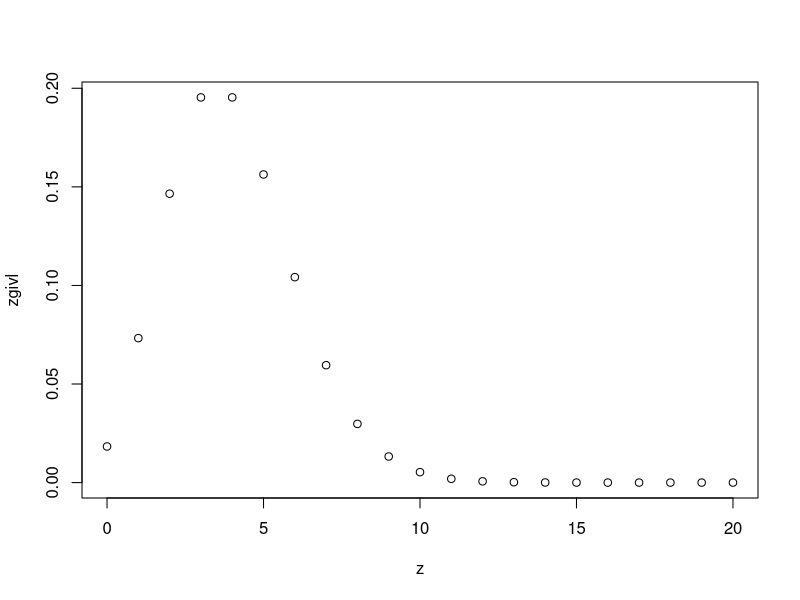
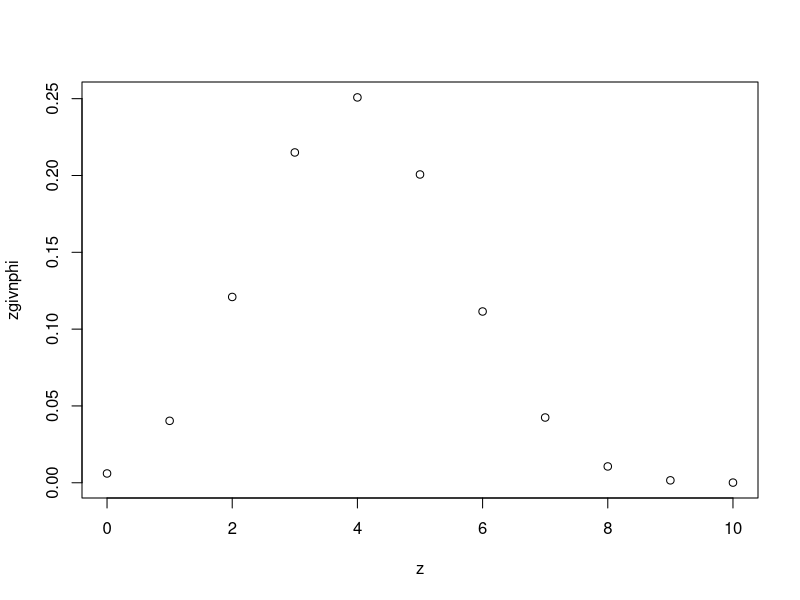
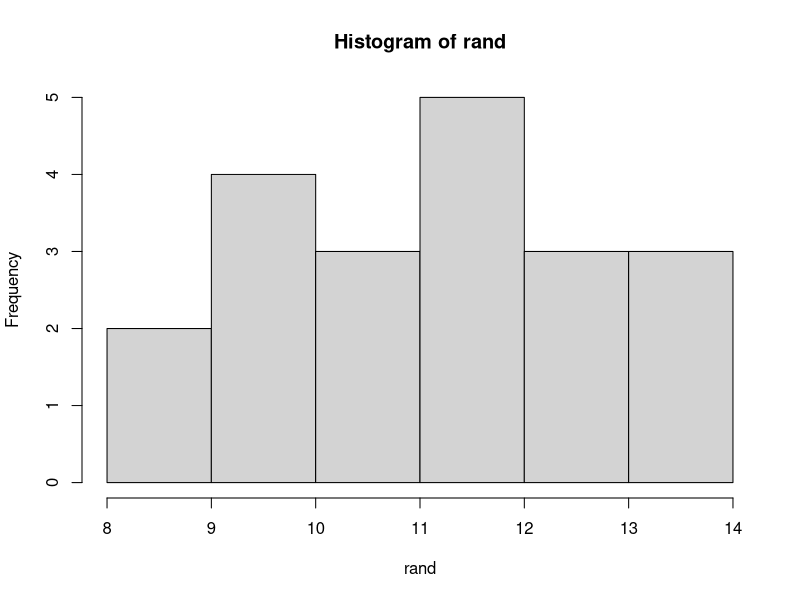
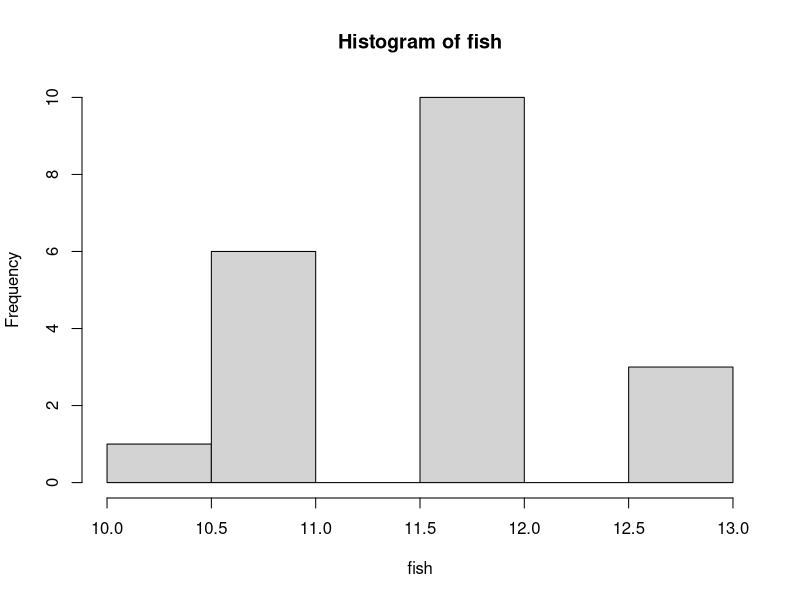
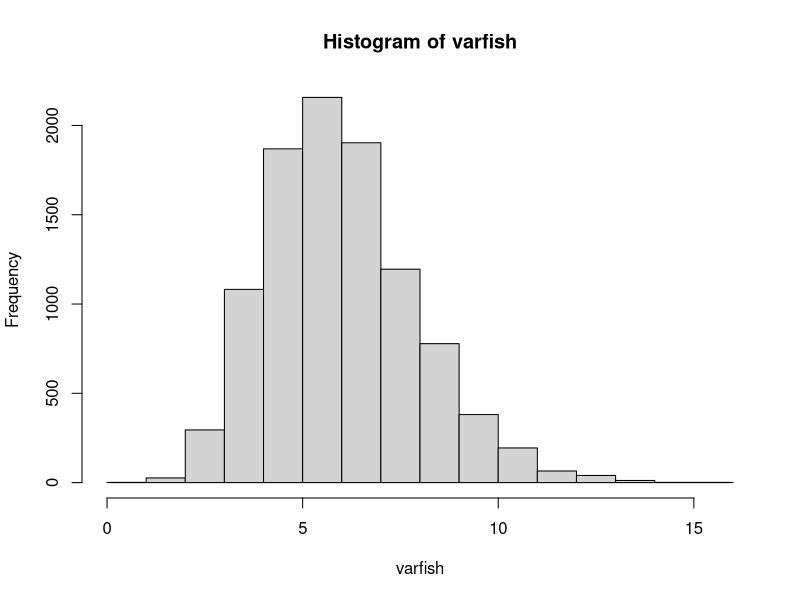
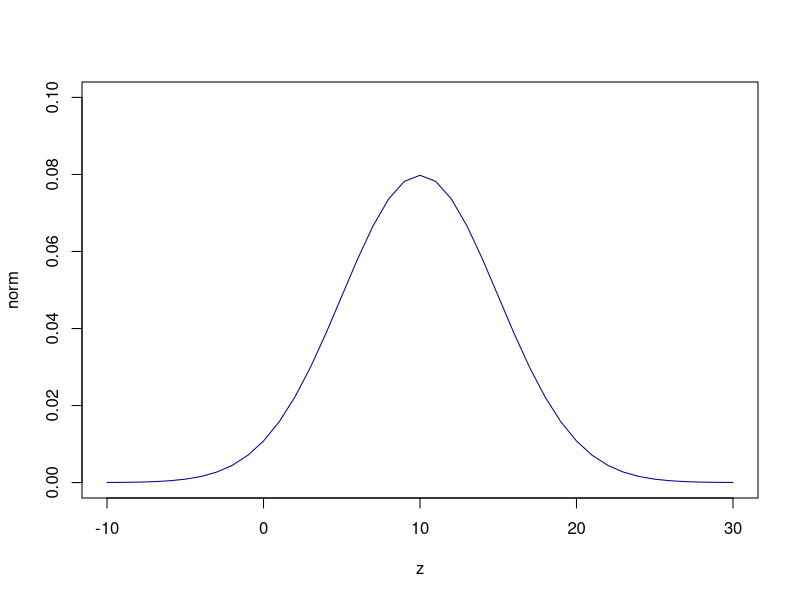
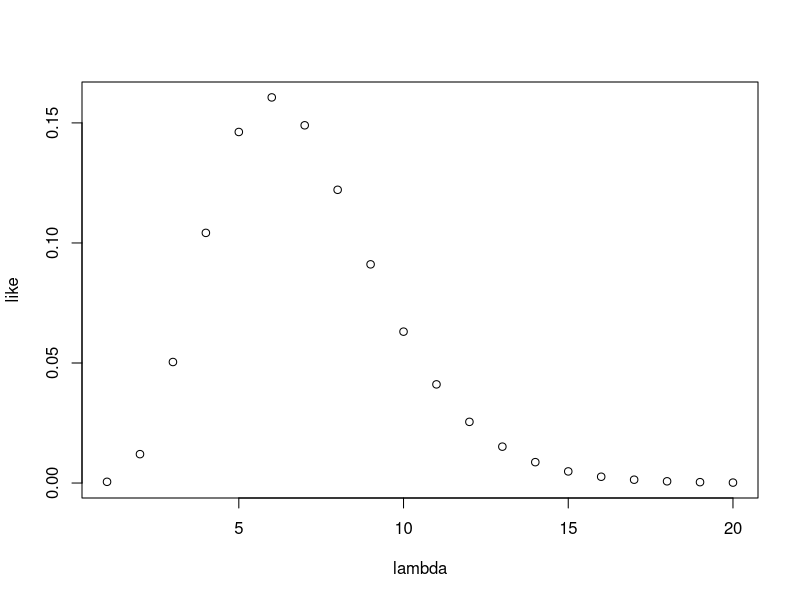
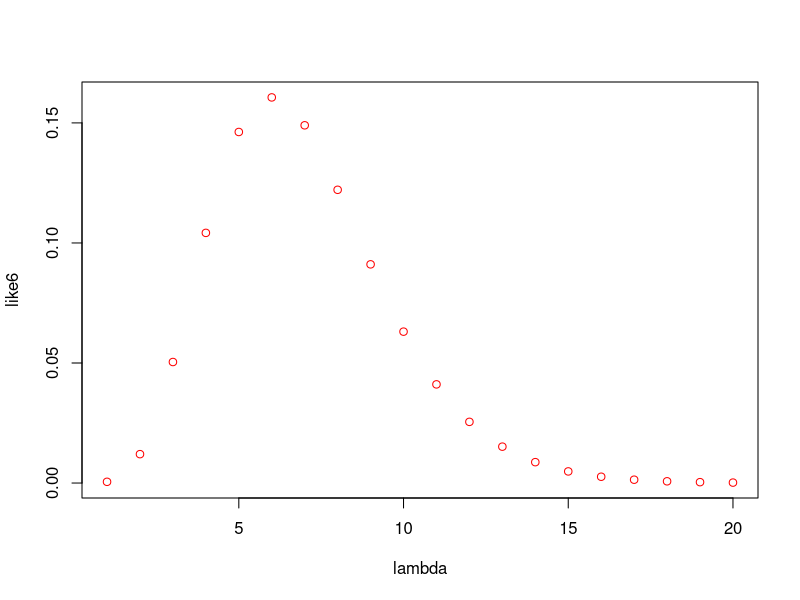

The R script that drew these images, in order:
## ---- chunk 1
knitr::opts_chunk$set(echo = TRUE)
## ---- chunk 2
l <- 4
z <- seq(from = 0,to = 20,by =1)
  

pois <- function(z,l){ 
  zgivl <- ((l^z)/factorial(z))*exp(-1*l)
}

zgivl <- pois(z,l)

mu <- sum(z*zgivl)
sig <- (z-mu)^2*zgivl
add <- sum((z-mu)^2*zgivl)

plot(z, zgivl)

#the mean is not at 4 because there is an infinite amount of option for counts we could take. 
## ---- chunk 3
z <- seq(from =0, to =10, by =1)
phi = 0.4
n <- 10
nz <- factorial(n)/(factorial(z)*factorial(n-z))

bino <- function(n, z, phi){
  probz <- nz*(phi^z)*((1-phi)^(n-z))
}

zgivnphi <- bino(n, z, phi)

#mean 
mu <- sum(z*zgivnphi)
sig <- (z-mu)^2*zgivnphi
#variance
add <- sum((z-mu)^2*zgivnphi)

plot(z, zgivnphi)

## ---- chunk 4
fish <- read.csv("fish_choice.csv")
phi = 0.5

fish <- as.numeric(fish$n)
mu <- mean(fish)
sig <- phi*24*(1-phi)

add <- sum(phi*24*(1-phi))
 
## ---- chunk 5
#we're making a data set 
# of randoms 
#input for random binomial (number of repetitions, number of trials, phi probability of success)

rand <- rbinom(20, 24, 0.5)
hist(rand)
hist(fish)
# if wanted to make a loop of many of these random data sets and ordering their variances to see if we can get the 0.6 variance these authors report. 

varfish <- NA
for (i in 1:10000) { 
  varfish[i] <- var(rbinom(20,24,0.5))
}
hist(varfish)
sort(varfish, decreasing = FALSE)

## ---- chunk 6
#Given the following variables. Chose z as it centers around the moment, which in a normal distribution is mu
mu <- 10 
sig <- 5 
z <- seq( from = -10, to = 30, by =1)

norm <- dnorm(z, mu, sig)
plot(z, norm, col = "darkblue", ylim = c(0, 0.1), type = "l")
## ---- chunk 7
#making a poisson if we know a data point and the lambda
pois <- dpois( x= 14, lambda = 20)
## ---- chunk 8
#plotting a likelihood with only one known point for several possible lambdas
#assumes your data are Poisson distributed
#searching across the parameters to see what is most likley 

lambda <- seq(from = 1, to = 20, by =1)
like <- dpois( x= 6, lambda = lambda)

plot(lambda, like)
## ---- chunk 9
#the joint probability of drawing sample 1, sample 2 (6 and then 8)
lambda <- seq(from = 1, to = 20, by =1)
like6 <- dpois( x= 6, lambda = lambda)
like8 <- dpois (x=8, lambda = lambda)

prod <- like6*like8

plot(lambda, like6, col= "red")
plot(lambda, prod, col = "blue")

## ---- chunk 10
x<- rpois(n= 100, lambda = 20)
lambda <- seq(from = 15, to = 25, by =.25)
prob <- NA

for (i in 1:length(lambda)) {
  prob[i] <- sum(dpois(x = x, lambda= lambda[i], log=T))
}

#limit plot to be able to see the max and guesstimate the confidence intervals 
plot(lambda, prob, xlim = c(18,22), ylim = c(-300, -280))
## ---- chunk 11
x <- rnorm(10, mean=10, sd =3)

mu <- seq(1, 20, 1)
sigma <- 3
#sigma is variance
prob <- NA

for (i in 1:length(mu)) {
  prob[i] <- sum(dnorm(x = x, mean = mu[i], sd= 3, log=T))
}

plot(mu, prob, ylim = c(-30, -20), xlim = c(7,15))
## ---- chunk 12
#making our own pois like function, later in the nln as the function to minimize

# first try to get used to the function
#works
poislike <- function(data, lambda){
 y<- -sum(dpois(x = x, lambda= lambda, log=T))
}

## ---- chunk 13
#P is vector of parameters
#yhat is lambda values 
#this returns the negative log likelihood

poislik <- function (P, data) { 
  yhat <- P[1]
  lik <- -sum(dpois(x= data, lambda = yhat, log=T))
  return(lik)
}

#setting data 
data <- rpois(n= 100, lambda = 20)
#non linear minimization
nlm(poislik, p = c(1), data =data)
#we're interested in the estimate and minimum (which is of the negative minimum log likelihood)
#can check by comparing $estimate from nlm and the mean(data), should be very close. 
mean(data)
## ---- chunk 14
# generate a random data set with these variables 
set.seed(30)
x <- seq(from = 6, to =25, by =1)
e <- rnorm(n=20, mean=0, sd =3)
y <- 1*x+5+e

reglike <- function(P, y, x) { 
    yhat <- P[1]*x +P[2]
    lik <- -sum(dnorm(x=y, mean= yhat, sd = exp(P[3]), log=T))
    return(lik)
} 

nlm(reglike, p = c(1,2,3), y, x)
#returns the log of P[3]
#so need to exponentiate the P[3] again from the above code. It is the third value in $estimate
exp(1.0407128)

plot(y)
summary(lm(y~x))
